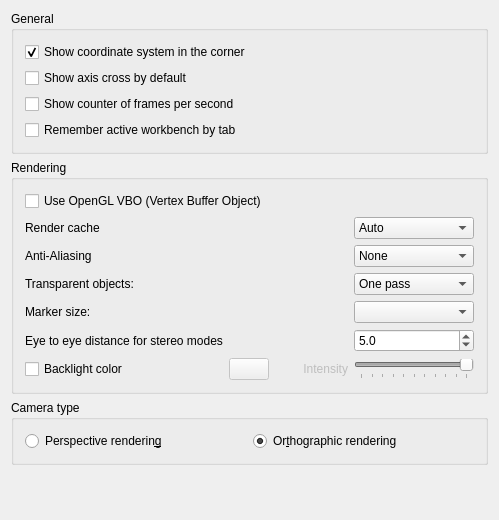
<?xml version="1.0" encoding="UTF-8"?>
<ui version="4.0">
 <class>Gui::Dialog::DlgSettings3DView</class>
 <widget class="QWidget" name="Gui::Dialog::DlgSettings3DView">
  <property name="geometry">
   <rect>
    <x>0</x>
    <y>0</y>
    <width>499</width>
    <height>520</height>
   </rect>
  </property>
  <property name="windowTitle">
   <string>3D View</string>
  </property>
  <layout class="QVBoxLayout" name="verticalLayout_2">
   <item>
    <widget class="QGroupBox" name="GroupBoxGeneral">
     <property name="enabled">
      <bool>true</bool>
     </property>
     <property name="title">
      <string>General</string>
     </property>
     <layout class="QVBoxLayout" name="verticalLayout">
      <item>
       <widget class="Gui::PrefCheckBox" name="CheckBox_CornerCoordSystem">
        <property name="toolTip">
         <string>Main coordinate system will always be shown in
lower right corner within opened files</string>
        </property>
        <property name="text">
         <string>Show coordinate system in the corner</string>
        </property>
        <property name="checked">
         <bool>true</bool>
        </property>
        <property name="prefEntry" stdset="0">
         <cstring>CornerCoordSystem</cstring>
        </property>
        <property name="prefPath" stdset="0">
         <cstring>View</cstring>
        </property>
       </widget>
      </item>
      <item>
       <widget class="Gui::PrefCheckBox" name="CheckBox_ShowAxisCross">
        <property name="toolTip">
         <string>Axis cross will be shown by default at file
opening or creation</string>
        </property>
        <property name="text">
         <string>Show axis cross by default</string>
        </property>
        <property name="prefEntry" stdset="0">
         <cstring>ShowAxisCross</cstring>
        </property>
        <property name="prefPath" stdset="0">
         <cstring>View</cstring>
        </property>
       </widget>
      </item>
      <item>
       <widget class="Gui::PrefCheckBox" name="CheckBox_ShowFPS">
        <property name="toolTip">
         <string>Time needed for last operation and resulting frame rate
will be shown at the lower left corner in opened files</string>
        </property>
        <property name="text">
         <string>Show counter of frames per second</string>
        </property>
        <property name="prefEntry" stdset="0">
         <cstring>ShowFPS</cstring>
        </property>
        <property name="prefPath" stdset="0">
         <cstring>View</cstring>
        </property>
       </widget>
      </item>
      <item>
       <widget class="Gui::PrefCheckBox" name="CheckBox_WbByTab">
        <property name="toolTip">
         <string>If checked, application will remember which workbench is active for each tab of the viewport</string>
        </property>
        <property name="text">
         <string>Remember active workbench by tab</string>
        </property>
        <property name="checked">
         <bool>false</bool>
        </property>
        <property name="prefEntry" stdset="0">
         <cstring>SaveWBbyTab</cstring>
        </property>
        <property name="prefPath" stdset="0">
         <cstring>View</cstring>
        </property>
       </widget>
      </item>
     </layout>
    </widget>
   </item>
   <item>
    <widget class="QGroupBox" name="GroupBox12">
     <property name="enabled">
      <bool>true</bool>
     </property>
     <property name="title">
      <string>Rendering</string>
     </property>
     <layout class="QVBoxLayout" name="verticalLayout_3">
      <item>
       <widget class="Gui::PrefCheckBox" name="CheckBox_useVBO">
        <property name="toolTip">
         <string>If selected, Vertex Buffer Objects (VBO) will be used.
A VBO is an OpenGL feature that provides methods for uploading
vertex data (position, normal vector, color, etc.) to the graphics card.
VBOs offer substantial performance gains because the data resides
in the graphics memory rather than the system memory and so it
can be rendered directly by GPU. 

Note: Sometimes this feature may lead to a host of different
issues ranging from graphical anomalies to GPU crash bugs. Remember to
report this setting as enabled when seeking support on the FreeCAD forums</string>
        </property>
        <property name="text">
         <string>Use OpenGL VBO (Vertex Buffer Object)</string>
        </property>
        <property name="prefEntry" stdset="0">
         <cstring>UseVBO</cstring>
        </property>
        <property name="prefPath" stdset="0">
         <cstring>View</cstring>
        </property>
       </widget>
      </item>
      <item>
       <layout class="QGridLayout" name="gridLayout">
        <item row="0" column="0">
         <widget class="QLabel" name="renderCacheLabel">
          <property name="text">
           <string>Render cache</string>
          </property>
         </widget>
        </item>
        <item row="0" column="4">
         <widget class="QComboBox" name="renderCache">
          <property name="minimumSize">
           <size>
            <width>120</width>
            <height>0</height>
           </size>
          </property>
          <property name="toolTip">
           <string>'Render Caching' is another way to say 'Rendering Acceleration'.
There are 3 options available to achieve this: 
1) 'Auto' (default), let Coin3D decide where to cache.
2) 'Distributed', manually turn on cache for all view provider root node.
3) 'Centralized', manually turn off cache in all nodes of all view provider, and
only cache at the scene graph root node. This offers the fastest rendering speed
but slower response to any scene changes.
4) 'Experimental', new experimental caching method.</string>
          </property>
          <property name="currentIndex">
           <number>0</number>
          </property>
          <item>
           <property name="text">
            <string>Auto</string>
           </property>
          </item>
          <item>
           <property name="text">
            <string>Distributed</string>
           </property>
          </item>
          <item>
           <property name="text">
            <string>Centralized</string>
           </property>
          </item>
          <item>
           <property name="text">
            <string>Experimental</string>
           </property>
          </item>
         </widget>
        </item>
        <item row="1" column="0">
         <widget class="QLabel" name="aliasingLAbel">
          <property name="text">
           <string>Anti-Aliasing</string>
          </property>
         </widget>
        </item>
        <item row="1" column="4">
         <widget class="Gui::PrefComboBox" name="comboAliasing">
          <property name="minimumSize">
           <size>
            <width>120</width>
            <height>0</height>
           </size>
          </property>
          <property name="toolTip">
           <string>What kind of multisample anti-aliasing is used </string>
          </property>
          <property name="prefEntry" stdset="0">
           <cstring>AntiAliasing</cstring>
          </property>
          <property name="prefPath" stdset="0">
           <cstring>View</cstring>
          </property>
          <item>
           <property name="text">
            <string>None</string>
           </property>
          </item>
          <item>
           <property name="text">
            <string>Line Smoothing</string>
           </property>
          </item>
          <item>
           <property name="text">
            <string>MSAA 2x</string>
           </property>
          </item>
          <item>
           <property name="text">
            <string>MSAA 4x</string>
           </property>
          </item>
          <item>
           <property name="text">
            <string>MSAA 8x</string>
           </property>
          </item>
         </widget>
        </item>
        <item row="2" column="0">
         <widget class="QLabel" name="transparentRenderLabel">
          <property name="toolTip">
           <string/>
          </property>
          <property name="text">
           <string>Transparent objects:</string>
          </property>
         </widget>
        </item>
        <item row="2" column="4">
         <widget class="Gui::PrefComboBox" name="comboTransparentRender">
          <property name="minimumSize">
           <size>
            <width>120</width>
            <height>0</height>
           </size>
          </property>
          <property name="toolTip">
           <string>Render types of transparent objects</string>
          </property>
          <property name="prefEntry" stdset="0">
           <cstring>TransparentObjectRenderType</cstring>
          </property>
          <property name="prefPath" stdset="0">
           <cstring>View</cstring>
          </property>
          <item>
           <property name="text">
            <string>One pass</string>
           </property>
          </item>
          <item>
           <property name="text">
            <string>Backface pass</string>
           </property>
          </item>
         </widget>
        </item>
        <item row="3" column="0">
         <widget class="QLabel" name="markerSizeLabel">
          <property name="toolTip">
           <string/>
          </property>
          <property name="text">
           <string>Marker size:</string>
          </property>
         </widget>
        </item>
        <item row="3" column="4">
         <widget class="QComboBox" name="boxMarkerSize">
          <property name="minimumSize">
           <size>
            <width>120</width>
            <height>0</height>
           </size>
          </property>
          <property name="toolTip">
           <string>Size of vertices in the Sketcher workbench</string>
          </property>
         </widget>
        </item>
        <item row="4" column="0">
         <widget class="QLabel" name="textLabel1">
          <property name="text">
           <string>Eye to eye distance for stereo modes</string>
          </property>
         </widget>
        </item>
        <item row="4" column="4">
         <widget class="Gui::PrefDoubleSpinBox" name="FloatSpinBox_EyeDistance">
          <property name="minimumSize">
           <size>
            <width>120</width>
            <height>0</height>
           </size>
          </property>
          <property name="toolTip">
           <string>Eye-to-eye distance used for stereo projections.
The specified value is a factor that will be multiplied with the
bounding box size of the 3D object that is currently displayed. </string>
          </property>
          <property name="decimals">
           <number>1</number>
          </property>
          <property name="minimum">
           <double>0.100000000000000</double>
          </property>
          <property name="maximum">
           <double>1000.000000000000000</double>
          </property>
          <property name="singleStep">
           <double>2.000000000000000</double>
          </property>
          <property name="value">
           <double>5.000000000000000</double>
          </property>
          <property name="prefEntry" stdset="0">
           <cstring>EyeDistance</cstring>
          </property>
          <property name="prefPath" stdset="0">
           <cstring>View</cstring>
          </property>
         </widget>
        </item>
        <item row="5" column="0">
         <widget class="Gui::PrefCheckBox" name="checkBoxBacklight">
          <property name="toolTip">
           <string>Backlight is enabled with the defined color</string>
          </property>
          <property name="text">
           <string>Backlight color</string>
          </property>
          <property name="prefEntry" stdset="0">
           <cstring>EnableBacklight</cstring>
          </property>
          <property name="prefPath" stdset="0">
           <cstring>View</cstring>
          </property>
         </widget>
        </item>
        <item row="5" column="1">
         <widget class="Gui::PrefColorButton" name="backlightColor">
          <property name="enabled">
           <bool>false</bool>
          </property>
          <property name="toolTip">
           <string>Backlight color</string>
          </property>
          <property name="color" stdset="0">
           <color>
            <red>255</red>
            <green>255</green>
            <blue>255</blue>
           </color>
          </property>
          <property name="prefEntry" stdset="0">
           <cstring>BacklightColor</cstring>
          </property>
          <property name="prefPath" stdset="0">
           <cstring>View</cstring>
          </property>
         </widget>
        </item>
        <item row="5" column="2">
         <spacer name="horizontalSpacer">
          <property name="orientation">
           <enum>Qt::Horizontal</enum>
          </property>
          <property name="sizeHint" stdset="0">
           <size>
            <width>40</width>
            <height>20</height>
           </size>
          </property>
         </spacer>
        </item>
        <item row="5" column="3">
         <widget class="QLabel" name="backlightLabel">
          <property name="enabled">
           <bool>false</bool>
          </property>
          <property name="toolTip">
           <string/>
          </property>
          <property name="text">
           <string>Intensity</string>
          </property>
          <property name="alignment">
           <set>Qt::AlignRight|Qt::AlignTrailing|Qt::AlignVCenter</set>
          </property>
         </widget>
        </item>
        <item row="5" column="4">
         <widget class="Gui::PrefSlider" name="sliderIntensity">
          <property name="enabled">
           <bool>false</bool>
          </property>
          <property name="sizePolicy">
           <sizepolicy hsizetype="Fixed" vsizetype="Fixed">
            <horstretch>0</horstretch>
            <verstretch>0</verstretch>
           </sizepolicy>
          </property>
          <property name="minimumSize">
           <size>
            <width>120</width>
            <height>0</height>
           </size>
          </property>
          <property name="toolTip">
           <string>Intensity of the backlight</string>
          </property>
          <property name="maximum">
           <number>100</number>
          </property>
          <property name="singleStep">
           <number>1</number>
          </property>
          <property name="value">
           <number>100</number>
          </property>
          <property name="orientation">
           <enum>Qt::Horizontal</enum>
          </property>
          <property name="tickPosition">
           <enum>QSlider::TicksBelow</enum>
          </property>
          <property name="tickInterval">
           <number>10</number>
          </property>
          <property name="prefEntry" stdset="0">
           <cstring>BacklightIntensity</cstring>
          </property>
          <property name="prefPath" stdset="0">
           <cstring>View</cstring>
          </property>
         </widget>
        </item>
       </layout>
      </item>
     </layout>
    </widget>
   </item>
   <item>
    <widget class="QGroupBox" name="groupBoxCamera">
     <property name="title">
      <string>Camera type</string>
     </property>
     <layout class="QGridLayout" name="gridLayout1">
      <property name="leftMargin">
       <number>11</number>
      </property>
      <property name="topMargin">
       <number>11</number>
      </property>
      <property name="rightMargin">
       <number>11</number>
      </property>
      <property name="bottomMargin">
       <number>11</number>
      </property>
      <property name="spacing">
       <number>6</number>
      </property>
      <item row="0" column="1">
       <widget class="Gui::PrefRadioButton" name="radioOrthographic">
        <property name="toolTip">
         <string>Objects will be projected in orthographic projection</string>
        </property>
        <property name="text">
         <string>Or&amp;thographic rendering</string>
        </property>
        <property name="checked">
         <bool>true</bool>
        </property>
        <property name="prefEntry" stdset="0">
         <cstring>Orthographic</cstring>
        </property>
        <property name="prefPath" stdset="0">
         <cstring>View</cstring>
        </property>
       </widget>
      </item>
      <item row="0" column="0">
       <widget class="Gui::PrefRadioButton" name="radioPerspective">
        <property name="toolTip">
         <string>Objects will appear in a perspective projection</string>
        </property>
        <property name="text">
         <string>Perspective renderin&amp;g</string>
        </property>
        <property name="prefEntry" stdset="0">
         <cstring>Perspective</cstring>
        </property>
        <property name="prefPath" stdset="0">
         <cstring>View</cstring>
        </property>
       </widget>
      </item>
     </layout>
    </widget>
   </item>
   <item>
    <spacer>
     <property name="orientation">
      <enum>Qt::Vertical</enum>
     </property>
     <property name="sizeHint" stdset="0">
      <size>
       <width>455</width>
       <height>16</height>
      </size>
     </property>
    </spacer>
   </item>
  </layout>
 </widget>
 <layoutdefault spacing="6" margin="11"/>
 <customwidgets>
  <customwidget>
   <class>Gui::ColorButton</class>
   <extends>QPushButton</extends>
   <header>Gui/Widgets.h</header>
  </customwidget>
  <customwidget>
   <class>Gui::PrefCheckBox</class>
   <extends>QCheckBox</extends>
   <header>Gui/PrefWidgets.h</header>
  </customwidget>
  <customwidget>
   <class>Gui::PrefRadioButton</class>
   <extends>QRadioButton</extends>
   <header>Gui/PrefWidgets.h</header>
  </customwidget>
  <customwidget>
   <class>Gui::PrefComboBox</class>
   <extends>QComboBox</extends>
   <header>Gui/PrefWidgets.h</header>
  </customwidget>
  <customwidget>
   <class>Gui::PrefColorButton</class>
   <extends>Gui::ColorButton</extends>
   <header>Gui/PrefWidgets.h</header>
  </customwidget>
  <customwidget>
   <class>Gui::PrefSlider</class>
   <extends>QSlider</extends>
   <header>Gui/PrefWidgets.h</header>
  </customwidget>
  <customwidget>
   <class>Gui::PrefDoubleSpinBox</class>
   <extends>QDoubleSpinBox</extends>
   <header>Gui/PrefWidgets.h</header>
  </customwidget>
 </customwidgets>
 <resources/>
 <connections>
  <connection>
   <sender>checkBoxBacklight</sender>
   <signal>toggled(bool)</signal>
   <receiver>backlightColor</receiver>
   <slot>setEnabled(bool)</slot>
   <hints>
    <hint type="sourcelabel">
     <x>161</x>
     <y>227</y>
    </hint>
    <hint type="destinationlabel">
     <x>290</x>
     <y>224</y>
    </hint>
   </hints>
  </connection>
  <connection>
   <sender>checkBoxBacklight</sender>
   <signal>toggled(bool)</signal>
   <receiver>sliderIntensity</receiver>
   <slot>setEnabled(bool)</slot>
   <hints>
    <hint type="sourcelabel">
     <x>92</x>
     <y>235</y>
    </hint>
    <hint type="destinationlabel">
     <x>293</x>
     <y>256</y>
    </hint>
   </hints>
  </connection>
  <connection>
   <sender>checkBoxBacklight</sender>
   <signal>toggled(bool)</signal>
   <receiver>backlightLabel</receiver>
   <slot>setEnabled(bool)</slot>
   <hints>
    <hint type="sourcelabel">
     <x>82</x>
     <y>507</y>
    </hint>
    <hint type="destinationlabel">
     <x>316</x>
     <y>507</y>
    </hint>
   </hints>
  </connection>
 </connections>
</ui>
